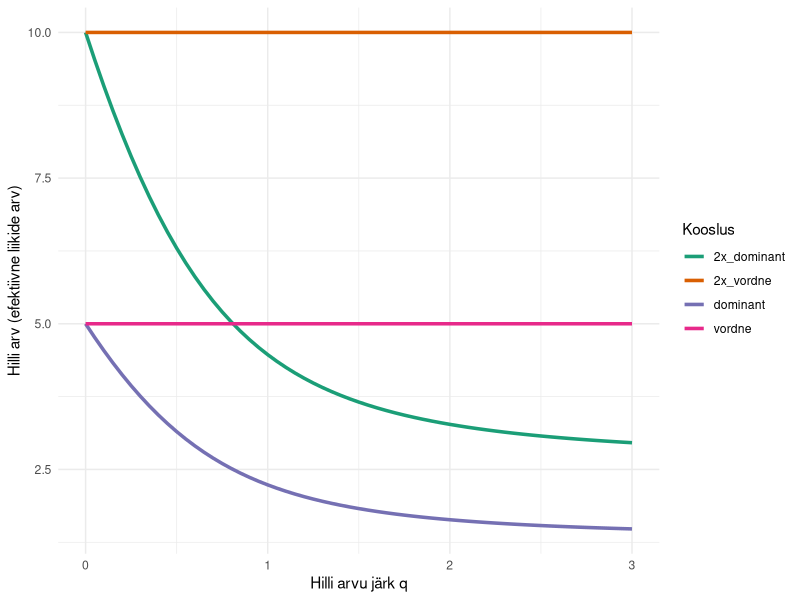
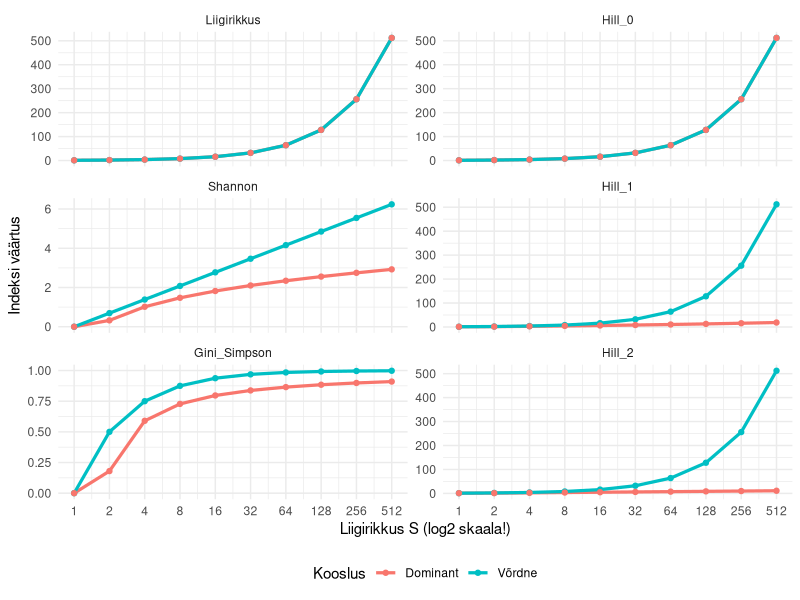

Write R code to recreate these figures, in order.
## ---- chunk 1
#| code-fold: true
#| code-summary: "Näita koodi"
suppressWarnings(suppressPackageStartupMessages(library(tidyverse)))

# Funktsioon Hilli arvu arvutamiseks
f_hill_number <- function(p, # p on liikide suhteliste ohtruste vektor,
                        q) { # q on Hilli arvu järk
  if (q == 1) { # erijuht kui q -> 1
    return(exp(-sum(p * log(p)))) # arvutame Shannoni eksponendi
  } else {
    return((sum(p^q))^(1 / (1 - q))) # arvutame Hilli arvu standardvalemiga
  }
}

# Funktsioon koosluse põhjal erinevate Hilli arvude arvutamiseks
f_hill_df <- function(from = 0, # q parameetri vahemiku algus
                      to = 3, # q parameetri vahemiku lõpp
                      by = 0.05, # mis sammuga me q väärtuste jada loome
                      a) { # liikide ohtruste vektor
  qs <- seq(from, to, by) # loome q väärtuste jada
  p <- a / sum(a) # liikide ohtrused suhtelisteks ohtrusteks
  t_df <- tibble(
    q = qs,
    D_q = map_dbl(qs, ~ f_hill_number(p, .x))
  )
  return(t_df)
}

# Arvutame Hilli arvud nelja erineva viie liigiga koosluse kohta
hill_df_1 <- f_hill_df(a = c(10, 10, 10, 10, 10)) # võrdsed ohtrused

hill_df_2 <- f_hill_df(a = c(10, 10, 10, 10, 10,
                             10, 10, 10, 10, 10)) # võrdsed ohtrused, 2x rohkem liike

hill_df_3 <- f_hill_df(a = c(40, 5, 5, 1, 1)) # selgelt domineeriv liik

hill_df_4 <- f_hill_df(a = c(40, 5, 5, 1, 1,
                             40, 5, 5, 1, 1)) # 2 selgelt domineerivat liiki, 2x rohkem liike

# Paneme tabelid kokku:
hill_df <- bind_rows(
  hill_df_1,
  hill_df_2,
  hill_df_3,
  hill_df_4,
  .id = "kooslus"
) %>%
  mutate(kooslus = recode(kooslus,
                          "1" = "vordne",
                          "2" = "2x_vordne",
                          "3" = "dominant",
                          "4" = "2x_dominant"))




# Joonistame
ggplot(hill_df, aes(x = q, y = D_q, colour = kooslus)) +
  geom_line(linewidth = 1.2) +
  labs(
    x = "Hilli arvu järk q",
    y = "Hilli arv (efektiivne liikide arv)",
    colour = "Kooslus"
  ) +
  theme_minimal() +
  scale_colour_brewer(palette = "Dark2")
## ---- chunk 2
#| code-fold: true
#| code-summary: "Näita koodi"

# Erinevad liigirikkused
S_values <- c(1, 2^(1:9))

# Funktsioon mitmekesisuse indeksite arvutamiseks
f_div <- function(S) {
  
  # Võrdsed ohtrused
  p_equal <- rep(1 / S, S)
  
  # Dominante 70%, teised võrdselt jaotunud
  if (S == 1) {
    p_dom <- 1
  } else {
    p_dom <- c(rep(0.9 / log(S, base = 2), log(S, base = 2)), rep(0.1 / (S - log(S, base = 2)), S - log(S, base = 2)))
  }
  
  t_tib <- tibble(S = numeric(),
                  Kooslus = character(),
                  Liigirikkus = numeric(),
                  Hill_0 = numeric(),
                  Shannon = double(),
                  Hill_1 = double(),
                  Gini_Simpson = double(),
                  Hill_2 = double())
  
  for (type in c("Võrdne", "Dominant")) {
    p <- if (type == "Võrdne") p_equal else p_dom
    
    H <- -sum(p * log(p))  # Shannon
    D1 <- exp(H)           # Hill järk 1
    GiniSimpson <- 1 - sum(p^2) # Gini-Simpson
    D2 <- 1 / sum(p^2)     # Hill järk 2
    
    t_tib <- bind_rows(t_tib,
                       tibble(
      S = S,
      Kooslus = type,
      Liigirikkus = S,
      Hill_0 = S,
      Shannon = H,
      Hill_1 = D1,
      Gini_Simpson = GiniSimpson,
      Hill_2 = D2
    ))
  }
  return(t_tib)
}

# Rakendame funktsiooni kõigi liigirikkuste peal 
div_df <- bind_rows(lapply(S_values, function(S) {
  f_div(S)
}))

# Mudime joonise tegemise jaoks
div_long <- pivot_longer(div_df, cols = c(Liigirikkus, Hill_0, Shannon, Hill_1, Gini_Simpson, Hill_2),
                         names_to = "Index", values_to = "Value") %>%
  mutate(Index = factor(Index, levels = c("Liigirikkus", "Hill_0", "Shannon", "Hill_1", "Gini_Simpson", "Hill_2")))

# Joonistame
ggplot(div_long, aes(x = S, y = Value, colour = Kooslus)) +
  geom_line(linewidth = 1.1) +
  geom_point() +
  facet_wrap(~ Index, scales = "free_y", ncol = 2) +
  scale_x_continuous(trans = "log2", breaks = S_values) + # X-telg log2 skaalas
  labs(
    x = "Liigirikkus S (log2 skaala!)",
    y = "Indeksi väärtus"
  ) +
  theme_minimal() +
  theme(legend.position = "bottom")

